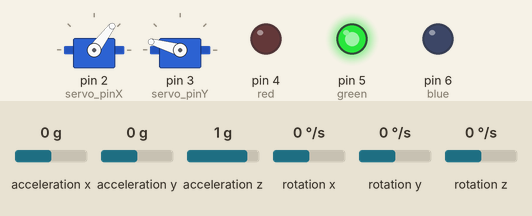
Bench run of a sketch on a simulated Arduino Uno, built with avr-gcc and run on an emulated ATmega328P. On the bench: 2 × servo, output pins drawn as LEDs (lit = HIGH). Inputs (shaded band) come from the test bench; at power-on: rotation x 0 °/s, rotation y 0 °/s, acceleration x 0 g, acceleration y 0 g, acceleration z 1 g, rotation z 0 °/s. What the sketch prints to the serial monitor is not drawn.

Above: at 4.1 s.
4.2 s: rotation x set to 100 °/s
At 4.55 s:
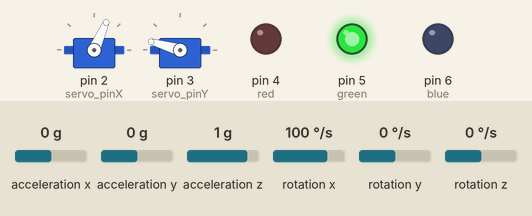
7.2 s: rotation y set to -192 °/s
At 7.55 s:
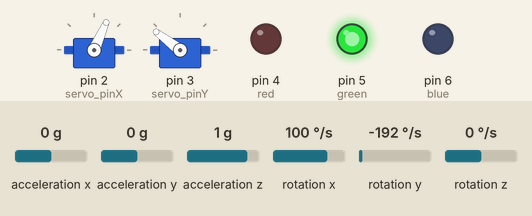
10.2 s: rotation x set to 192 °/s
13.2 s: rotation y set to 0 °/s
16.2 s: rotation y set to 192 °/s
At 16.45 s:
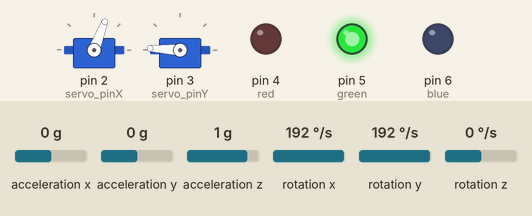
19.2 s: rotation x set to -192 °/s
At 20.38 s:
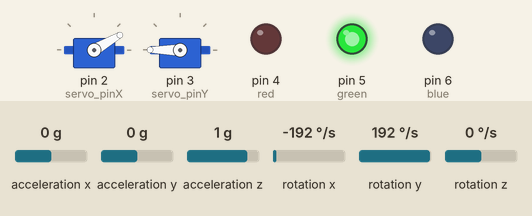
Timing chart, 0 to 23.2 s (numbered marks = the images above; inputs shaded):
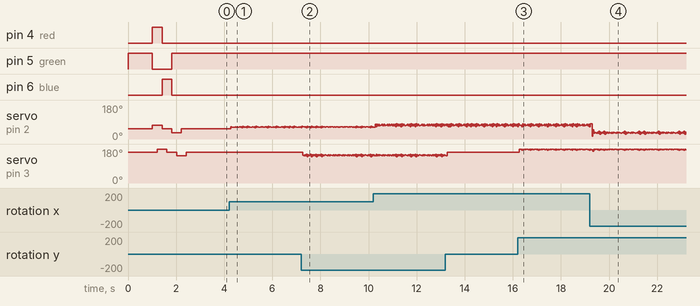

The sketch:

Final_TVCRocket_Code.ino
```cpp
/*
 * Thrust Vectoring Control (TVC) Rocket             ^
 * Carnegie Mellon University                       / \
 * Build 18 2022 Track 1                           | T |
 * Ian Turner and Elijah Sech                      | V |
 *                                                 | C |
 *                                                 |   |
 *                                                 |   |
 *                                                 -- --
 *                                                  /*\
 *                                                 *****
 *                                                *******
 */
#include <MPU6050.h>
#include <I2Cdev.h>
#include <Wire.h>
#include <Servo.h>
#include <SPI.h>

//creating two servo instances
Servo servoX; //X AXIS SERVO, top black w/ yellow link
Servo servoY; //Y AXIS SERVO, bottom blue w/ black link

//create sensor instance
MPU6050 sensor ; //sensor

//assigning pins
int servo_pinX = 2;
int servo_pinY = 3;
int blue = 6; //LED PINS
int green = 5;
int red = 4;

//Servo variables
int angleX = 0; //ServoY | values for desired angle output
int angleY = 0; //servoX
int angleXoffset = 54;
int angleYoffset = 164;
int servoStartX = 54; //values for 'dead center' pre-launch
int servoStartY = 164;
int pos; //current position of servo
double X_linkage_offset = 7;
double Y_linkage_offset = 6; //offset for ratio between linkage and servo movement

//PID varibales
double delta_t, currentTime, previousTime;
float pidX_p = 0; //PID variables
float pidX_i = 0;
float pidX_d = 0;
float pidY_p = 0;
float pidY_i = 0;
float pidY_d = 0;
double kp = 0.11; //constants for PID equation
double ki = 0.04;
double kd = 0.025;
int16_t ax, ay, az ; //accelerometer values
int16_t gx, gy, gz ; //gyroscope values
double PIDX, PIDY, current_errorX, current_errorY, previous_errorX, previous_errorY, outputX, outputY, pitch, roll;
double gyroAngleX;
double gyroAngleY;
double accAngleX;
double accAngleY;

bool isPID_first = false;
double PIDX_first = 0;
double PIDY_first = 0;

void setup ( )
{
  Wire.begin ( );
  Serial.begin  (9600);
  Serial.println  ( "Initializing the sensor" );
  sensor.initialize ( );
  servoX.attach (servo_pinX );
  servoY.attach (servo_pinY);
  servoX.write(servoStartX);
  servoY.write(servoStartY);
  pinMode(blue, OUTPUT);
  pinMode(red, OUTPUT);
  pinMode(green, OUTPUT);
  Serial.println (sensor.testConnection ( ) ? "Successfully Connected" : "Connection failed");
  Serial.println ( "Taking Values from the sensor" );
  initialize();
  loop();
  isPID_first = false;
  Serial.println(PIDX_first);
  Serial.println(PIDY_first);
}


void loop ( )
{
  previousTime = currentTime;
  currentTime = millis();
  delta_t = (currentTime - previousTime) / 1000;
  //Serial.println("TIME:");
  //Serial.println(delta_t);
  sensor.getMotion6(&ax, &ay, &az, &gx, &gy, &gz);

  accAngleX = (atan(ay / sqrt(pow(ax, 2) + pow(az, 2))) * 180 / PI) - 0.58; // AccErrorX ~(0.58) See the calculate_IMU_error()custom function for more details
  accAngleY = (atan(-1 * ax / sqrt(pow(ay, 2) + pow(az, 2))) * 180 / PI) + 1.58; //

  // pitch = map (gx, -17000, 17000, 15, 96) ;
  // roll = map (gy, -17000, 17000, 20, 150) ;
  //Serial.println ("gyro values");
  //Serial.println (gx);
  //Serial.println (gy);
  //Serial.println (gz);
  //Serial.println ("acceleration values");
  //Serial.println (ax);
  //Serial.println (ay);
  //Serial.println (az);

  PID();
  //Serial.println(gx);
  //Serial.println(outputY);
  //Serial.print(",");
  //Serial.println(outputX);

  if ((angleXoffset-50 < outputX) && (outputX < angleXoffset+50)){
      servoX.write(outputX);
  }
  if ((angleYoffset-26 < outputY) && (outputY < angleYoffset+26)){
      servoY.write(outputY);
  }
}


void PID() {

  double prevgyroX = gx;
  double prevgyroY = gy;

  //converting angular acceleration to degrees
  gyroAngleX = (((gx + prevgyroX) / 2) * delta_t); // deg/s * s = deg
  gyroAngleY = (((gy + prevgyroY) / 2) * delta_t);

  double OrientationX = 0.94 * gyroAngleX + 0.06 * accAngleX;
  double OrientationY = 0.94 * gyroAngleY + 0.06 * accAngleY;

  //divided by 32.8 as recommended by the datasheet
  pitch = OrientationX / 32.8;
  roll = OrientationY / 32.8;
  previous_errorX = current_errorX;
  previous_errorY = current_errorY;
  current_errorX = pitch - angleX;
  current_errorY = roll - angleY;
  pidX_p = kp * current_errorX;
  pidY_p = kp * current_errorY;
  pidX_d = kd * ((current_errorX - previous_errorX) / delta_t);
  pidY_d = kd * ((current_errorY - previous_errorY) / delta_t);
  pidX_i = ki * (pidX_i + current_errorX * delta_t);
  pidY_i = ki * (pidY_i + current_errorY * delta_t);
  PIDX = pidX_p + pidX_i + pidX_d; //pid loop for each x and y
  PIDY = pidY_p + pidY_i + pidY_d;
  Serial.println('x');
  Serial.println(PIDX);
  Serial.println('y');
  Serial.println(PIDY);
  outputX = (((PIDX-PIDX_first) * X_linkage_offset) + angleXoffset);
  outputY = (((PIDY-PIDY_first) * Y_linkage_offset) + angleYoffset);
  Serial.println(outputX);
  Serial.println(outputY);

  if (isPID_first == true){
    Serial.println("FIRST VALUE SET");
    PIDX_first = PIDX;
    PIDY_first = PIDY;
  }
}


void initialize() {

  servoX.write(servoStartX);
  digitalWrite(green, HIGH);
  servoX.write(servoStartX);
  servoY.write(servoStartY);
  delay(1000);
  digitalWrite(green, LOW);
  digitalWrite(red, HIGH);
  servoX.write(servoStartX + 20);
  delay(200);
  servoY.write(servoStartY + 20);
  delay(200);
  digitalWrite(red, LOW);
  digitalWrite(blue, HIGH);
  servoX.write(servoStartX);
  delay(200);
  servoY.write(servoStartY);
  delay(200);
  digitalWrite(blue, LOW);
  digitalWrite(green, HIGH);
  servoX.write(servoStartX - 20);
  delay(200);
  servoY.write(servoStartY - 20);
  delay(200);
  servoX.write(servoStartX);
  delay(200);
  servoY.write(servoStartY);
  delay(500);

}
```
